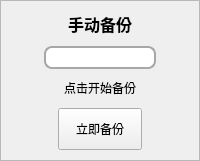
    <widget class="QFrame" name="frame">
     <property name="maximumSize">
      <size>
       <width>400</width>
       <height>400</height>
      </size>
     </property>
     <property name="font">
      <font>
       <family>Microsoft YaHei</family>
      </font>
     </property>
     <property name="frameShape">
      <enum>QFrame::StyledPanel</enum>
     </property>
     <property name="frameShadow">
      <enum>QFrame::Raised</enum>
     </property>
     <layout class="QVBoxLayout" name="verticalLayout_2">
      <property name="spacing">
       <number>10</number>
      </property>
      <item alignment="Qt::AlignHCenter">
       <widget class="QLabel" name="label_42">
        <property name="sizePolicy">
         <sizepolicy hsizetype="Preferred" vsizetype="Preferred">
          <horstretch>0</horstretch>
          <verstretch>0</verstretch>
         </sizepolicy>
        </property>
        <property name="maximumSize">
         <size>
          <width>16777215</width>
          <height>40</height>
         </size>
        </property>
        <property name="font">
         <font>
          <family>Microsoft YaHei</family>
          <pointsize>12</pointsize>
          <bold>true</bold>
         </font>
        </property>
        <property name="text">
         <string>手动备份</string>
        </property>
        <property name="alignment">
         <set>Qt::AlignCenter</set>
        </property>
       </widget>
      </item>
      <item alignment="Qt::AlignHCenter">
       <widget class="QProgressBar" name="progressBar">
        <property name="sizePolicy">
         <sizepolicy hsizetype="Preferred" vsizetype="Preferred">
          <horstretch>0</horstretch>
          <verstretch>0</verstretch>
         </sizepolicy>
        </property>
        <property name="maximumSize">
         <size>
          <width>112</width>
          <height>23</height>
         </size>
        </property>
        <property name="font">
         <font>
          <family>Microsoft YaHei</family>
         </font>
        </property>
        <property name="styleSheet">
         <string notr="true">QProgressBar {
    /* 进度条整体样式 */
    border: 2px solid rgb(167, 167, 167);;
    border-radius: 8px;
}

QProgressBar::chunk {
    /* 进度填充部分的样式 */
    background-color: rgb(34, 149, 144);  /* 进度条颜色 */
	border-radius: 3px;  /* 减小圆角，让分段更明显 */
    width: 13px;  /* 控制每个块的宽度，越小分段越多 */
    margin: 3px;  /* 块之间的间距，创建分段效果 */
}</string>
        </property>
        <property name="value">
         <number>0</number>
        </property>
        <property name="textVisible">
         <bool>false</bool>
        </property>
        <property name="format">
         <string notr="true"/>
        </property>
       </widget>
      </item>
      <item alignment="Qt::AlignHCenter">
       <widget class="QLabel" name="statusLabel">
        <property name="maximumSize">
         <size>
          <width>300</width>
          <height>30</height>
         </size>
        </property>
        <property name="font">
         <font>
          <family>Microsoft YaHei</family>
         </font>
        </property>
        <property name="text">
         <string>点击开始备份</string>
        </property>
       </widget>
      </item>
      <item alignment="Qt::AlignHCenter">
       <widget class="QPushButton" name="backupNow">
        <property name="sizePolicy">
         <sizepolicy hsizetype="Preferred" vsizetype="Preferred">
          <horstretch>0</horstretch>
          <verstretch>0</verstretch>
         </sizepolicy>
        </property>
        <property name="minimumSize">
         <size>
          <width>84</width>
          <height>42</height>
         </size>
        </property>
        <property name="maximumSize">
         <size>
          <width>180</width>
          <height>40</height>
         </size>
        </property>
        <property name="font">
         <font>
          <family>Microsoft YaHei</family>
         </font>
        </property>
        <property name="text">
         <string>立即备份</string>
        </property>
       </widget>
      </item>
     </layout>
    </widget>
